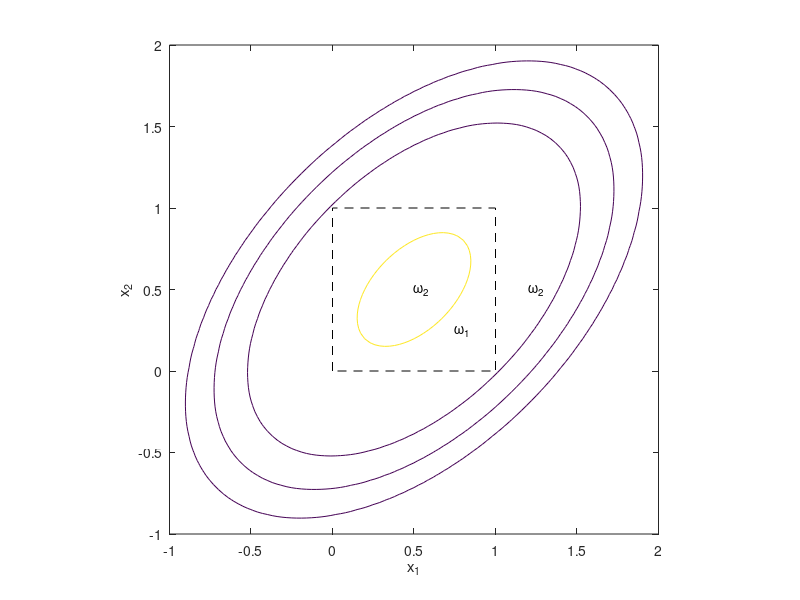
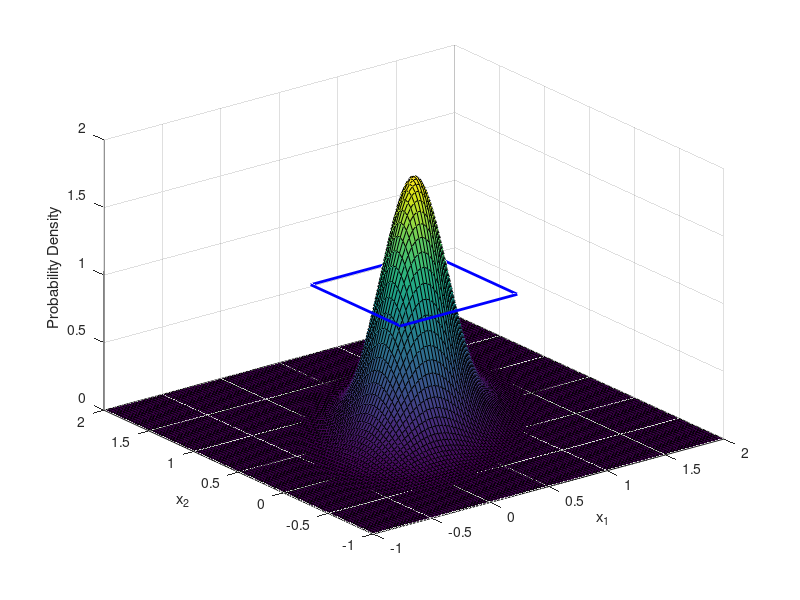
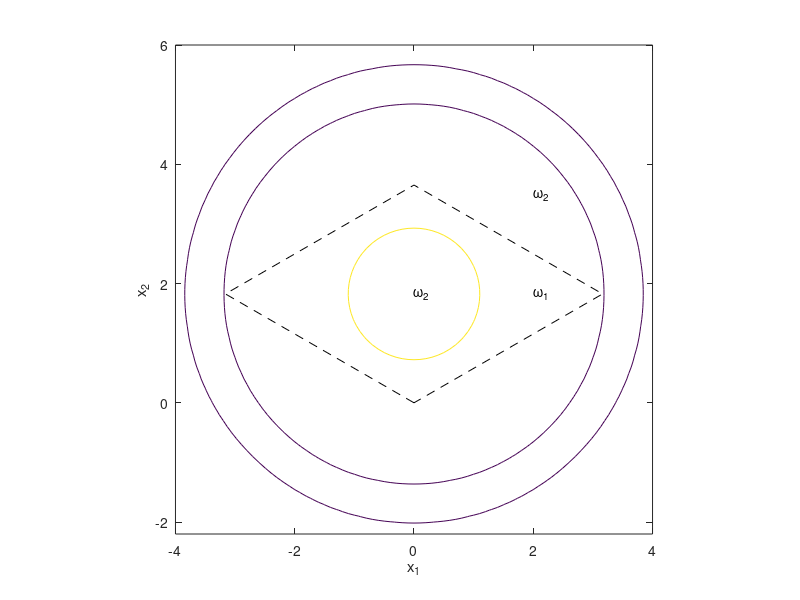
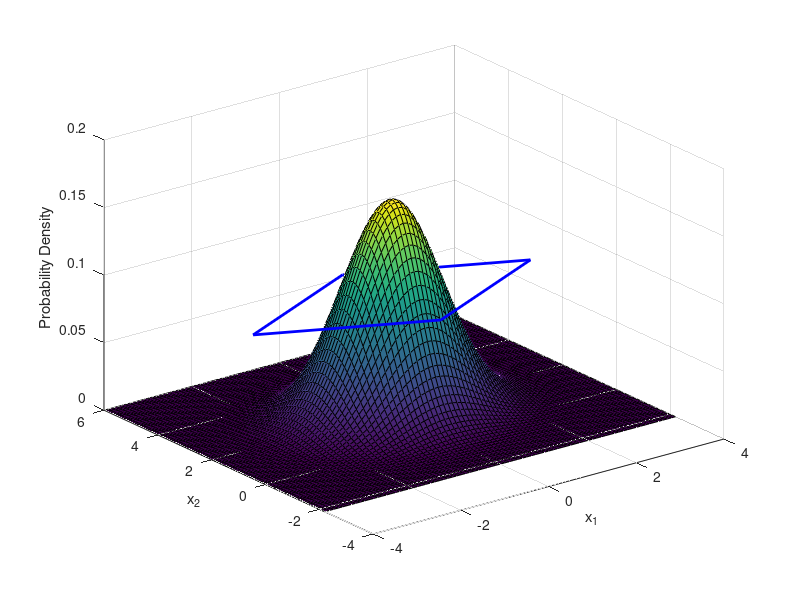

Recreate these plots in MATLAB, in order. (Note: this script raises an error after producing the figures.)
%% Q2
mu = [0.5 0.5];
Sigma = [0.1 0.05;
    0.05 0.1];
x1 = -1:.03:2; x2 = x1;
[X1, X2] = meshgrid(x1,x2);
Fw2 = mvnpdf([X1(:), X2(:)], mu, Sigma);
Fw2 = reshape(Fw2, length(x2), length(x1));
figure()
contour(x1,x2,Fw2,[.0001 .001 .01 1]);
line([0 0 1 1 0], [0 1 1 0 0],'linestyle','--','color','k');
text(0.5, 0.5, '\omega_{2}'); text(0.75, 0.25,'\omega_{1}');
text(1.2, 0.5, '\omega_{2}');
xlabel('x_{1}'); ylabel('x_{2}');
axis equal
hold off
figure()
surf(x1,x2,Fw2);
hold on
v = [0 0 1; 1 0 1; 1 1 1; 0 1 1];
f = 1:4;
patch('Faces',f,'Vertices',v,'EdgeColor','b',...
    'FaceColor','none','linewidth',2);
hold off
xlabel('x_{1}'); ylabel('x_{2}'); zlabel('Probability Density');

% Whitening transformation
[V, D] = eig(Sigma);
Aw = V*D^(-1/2);
muw = Aw.'*mu.';
% check that whitened sigma is the identity matrix
Sigmaw = Aw.'*Sigma*Aw; 
vertices = [0 1 1 0; 0 0 1 1];
transformed_vertices = Aw.'*vertices;
% find the new polygon's area 
A = polyarea(transformed_vertices(1,:),transformed_vertices(2,:));
% plot everything
x1 = -4:.1:4; x2 = -2.2:.1:6;
[X1, X2] = meshgrid(x1,x2);
Fw2 = mvnpdf([X1(:), X2(:)], muw.', Sigmaw);
Fw2 = reshape(Fw2, length(x2), length(x1));
figure()
contour(x1,x2,Fw2,[.0001 .001 1/A]);
line([transformed_vertices(1,:) transformed_vertices(1,1)],...
    [transformed_vertices(2,:), transformed_vertices(2,1)],...
    'linestyle','--','color','k');
text(muw(1), muw(2), '\omega_{2}'); text(muw(1) + 2, muw(2),'\omega_{1}');
text(2, 3.5, '\omega_{2}');
xlabel('x_{1}'); ylabel('x_{2}');
axis equal
hold off
figure()
surf(x1,x2,Fw2);
hold on
v = [transformed_vertices.', 1/A*ones(4,1)];
f = 1:4;
patch('Faces',f,'Vertices',v,'EdgeColor','b',...
    'FaceColor','none','linewidth',2);
hold off
xlabel('x_{1}'); ylabel('x_{2}'); zlabel('Probability Density');

%% Q3
clear all %#ok
mu1 = zeros(2,1); mu2 = [0.75 0.5].';
SIGMA = [0.65 0.35;
    0.35 0.65];
R1 = mvnrnd(mu1, SIGMA, 1000);
R2 = mvnrnd(mu2, SIGMA, 1000);

x = linspace(-2,2,100);
y = linspace(-2,2,100);
[X, Y] = meshgrid(x,y);
Z = [];
for ii = 1:100
    z1 = mvnpdf([x(ii)*ones(100,1) Y(:,ii)],mu1.',S);
    z2 = mvnpdf([x(ii)*ones(100,1) Y(:,ii)],mu2.',S);
    Z = [Z (z1-z2)];
end
contour(X,Y,Z)
hold on
% Find optimal Decision Boundary
w = Sigma^-1*(mu1-mu2);
x0 = 0.5*(mu1+mu2);
n = cross([0 0 1].',[w;0]);
n = n(1:2)/norm(n);
p1 = x0-n*3; p2 = x0+n*3;
plot([p1(1),p2(1)],[p1(2),p2(2)],'--m','Linewidth',2)
xlim([-2 2]);ylim([-2 2]);
legend('Probability Difference','Optimal Decision Boundary','Location','Southwest')
axis equal

% Distributions estimation
muhat1 = 1/length(R1)*sum(R1);
muhat2 = 1/length(R2)*sum(R2);
Sigmahat1 = zeros(2);
Sigmahat2 = zeros(2);

% Assuming R1 and R2 have the same length, covariance matrix estimation
Sigmahat1 = (R1-murep1).'*(R1-murep1)/999;
Sigmahat2 = (R2-murep2).'*(R2-murep2)/999;

% Optimal Decision Based on Estimates
Sigmahat = (Sigmahat1+Sigmahat2)/2;
w = Sigmahat^-1*(muhat1-muhat2);
x0 = 0.5*(muhat1+muhat2);
n = cross([0 0 1].',[w;0]);
n = n(1:2)/norm(n);
p1 = x0-n*3; p2 = x0+n*3;
plot([p1(1),p2(1)],[p1(2),p2(2)],'--r','Linewidth',2)
xlim([-2 2]);ylim([-2 2]);
hold off

plot(R1(:,1),R1(:,2),'r^',R2(:,1),R2(:,2),'bv');
hold on

%-------------------------------------------------------------------------%
%               classification using statistical approach
%-------------------------------------------------------------------------%
[X, Y] = meshgrid(linspace(-4,4,100), linspace(-4,4,100));
X = X(:); Y = Y(:);
group = [ones(length(R1),1); 2*ones(length(R2),1)];
[C, err, P, logp, coeff] = classify([X, Y], [R1; R2], group, 'linear'); 
K = coeff(1,2).const;
L = coeff(1,2).linear;
% plot stuff
gscatter(X,Y,C,'rb','.',3,'off');
f = @(x,y) K + [x y]*L;
h2 = ezplot(f,[-4 4 -4 4]);
set(h2,'Color','m','LineWidth',2);
axis([-4 4 -4 4]);
title('');
xlabel('x_{1}'); ylabel('x_{2}');
hold off

%-------------------------------------------------------------------------%
%                       classification using NN
%-------------------------------------------------------------------------%
[A, B] = RandInRing(10,6,1,1000);
P = [A; B].';
T = [ones(1000,1); zeros(1000,1)].';
figure()
plotpv(P,T)
net = perceptron;
linehandle = plotpc(net.IW{1},net.b{1});
E = 1;
perf = [];
ii = 1;
while (sse(E))
    ii = ii + 1;
    [net,Y,E,~,~,tr] = adapt(net,P,T);
    perf(1,ii) = tr.perf; %#ok
    linehandle = plotpc(net.IW{1},net.b{1},linehandle);
    drawnow;
end
figure();
plot(A(:,1), A(:,2), 'bo', B(:,1), B(:,2), 'rx');
legendstr = {'C1', 'C2'};
legend(legendstr);
plotpc(net.IW{1},net.b{1});
figure();
plot(1:ii, perf, '--o');
xlabel('Epoch'); ylabel('Performance (MSE)');
% Boundary validation
[vA, vB] = RandInRing(10,6,1,3000);
vP = [vA; vB].';
vT = [ones(3000,1); zeros(3000,1)].';
y = net(vP);
MD = 0; FA = 0;
MDind = []; FAind = [];
for ii = 1:length(y)
    switch y(ii) - vT(ii)
        case 1
            MD = MD + 1;
            MDind = [MDind; ii]; %#ok
        case -1
            FA = FA + 1;
            FAind = [FAind; ii]; %#ok
    end
end
figure()
plot(A(:,1), A(:,2), 'bo', B(:,1), B(:,2), 'rx');
hold on
legendstr = {'C1', 'C2'};
if ~isempty(FAind)
    plot(vP(1,FAind), vP(2,FAind),'ms', 'linewidth', 2);
    legendstr = [legendstr, 'False Alarm'];
end
if ~isempty(MDind)
    plot(vP(1,MDind), vP(2,MDind), 'gd', 'linewidth', 2)
    legendstr = [legendstr, 'Miss-detection'];
end
legend(legendstr);
plotpc(net.IW{1},net.b{1});
hold off